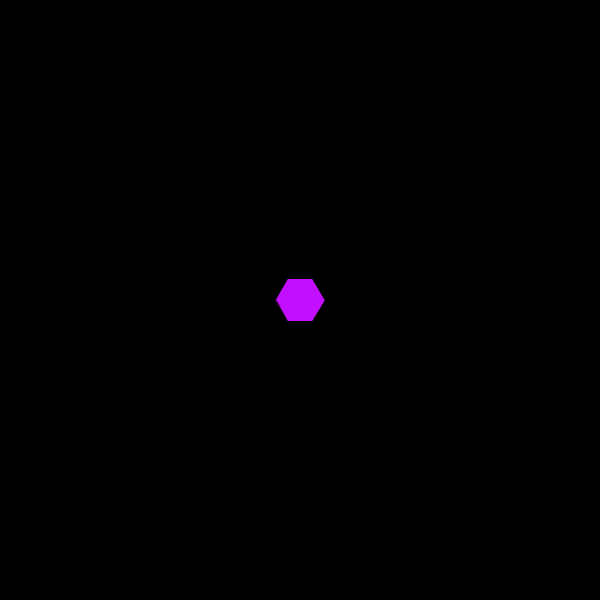
Frame 1 (no input)
Frame 60 (the mouse pressed at the canvas centre just before this capture): identical to frame 1, image omitted
Frame 120 (the mouse held since frame 60 and released just before this capture): identical to frame 1, image omitted

The Processing sketch that drew this single still picture (run headless with seeded random() and noise(); from frame 60 on, the mouse is pressed at the canvas centre):

// Processing sketch: HexTiling_01
// ── HexTiling_01.pde
Tile[] tiles;
float r;
color[] colours = {#C30FFF,#0D21DE, #1BE3F5,#0DDE38,#D6FB1A};
int showHowMany;

void setup() {
  size(600, 600);
  r = 25;
  tiles = new Tile[7]; 
  tiles[0] = new Tile(0, 0, colours[0]);
  for (int i = 1; i < tiles.length; i++) {
    float x = 2*r*cos(i*TWO_PI/6+PI/6);
    float y = 2*r*sin(i*TWO_PI/6+PI/6);
    tiles[i] = new Tile(x,y,colours[i%colours.length]);
  }
  showHowMany = 1;
}

void draw() {
  background(0);
  pushMatrix();
  translate(width/2, height/2);
  
  for(int i = 0; i < showHowMany; i++){
    tiles[i].show();
  }
  
  //fill(255,0,255);
  popMatrix();
}

void keyPressed(){
  if(keyCode == LEFT){
    showHowMany -= 1;
  } else if(keyCode == RIGHT){
    showHowMany += 1;
  }
}

// ── Tile.pde
class Tile{
  PVector loc;

  color c;
  Tile(float x, float y, color c_){
    loc = new PVector(x, y);
    c = c_;
  }
  
  void show(){
    fill(c);
    beginShape();
    for(int i = 0; i < 6; i++){
      float x = loc.x + r*cos(i*TWO_PI/6);
      float y = loc.y + r*sin(i*TWO_PI/6);
      vertex(x,y);
    }
    endShape(CLOSE);
  }
}
